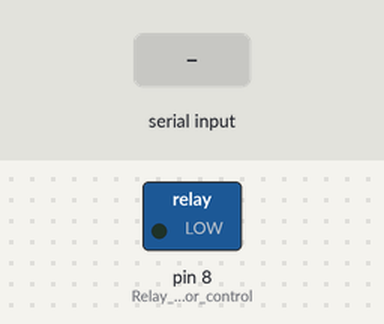
Recording of a sketch running on a simulated Arduino Uno, built with avr-gcc and run on an emulated ATmega328P. Parts: switched loads named in the sketch (green lamp = pin HIGH). The inputs (shaded band) are chosen by the test bench.

Above: at 1.2 s.
1.3 s: "C" received over Serial
At 1.7 s:
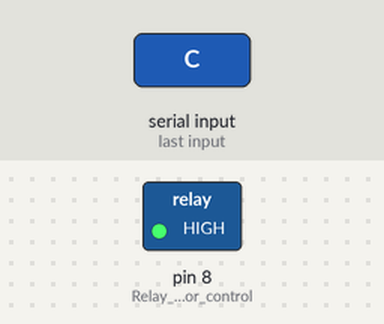
Timing chart, 0 to 4.3 s (numbered marks = the images above; inputs shaded):
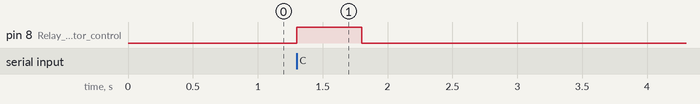

Measured:
- after the input at 1.3 s, pin 8 (Relay_or_motor_control): LOW → HIGH at once, → LOW 0.50 s later

The sketch:

arduino_controller.ino
```cpp
#include <Arduino.h>

void setup() {
  Serial.begin(9600);
  pinMode(8, OUTPUT);  // Relay or motor control
}

void loop() {
  if (Serial.available()) {
    char signal = Serial.read();

    if (signal == 'C') {   // Cracked egg
      digitalWrite(8, HIGH);
      delay(500);
      digitalWrite(8, LOW);
    }
  }
}
```
